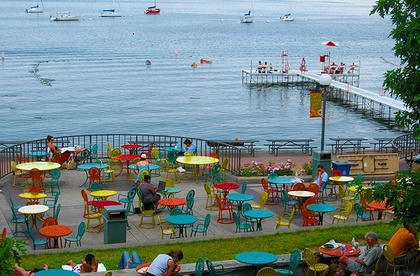
%> input picture HW3_seam_carving/union-terrace.jpg, 420 x 276 px, shrunk from 500 x 328 before the run
$ octave main.m   (GNU Octave 9; MATLAB toolbox functions it lacks are replaced by stand-ins)
%> lines starting %> are read from the running program, lines starting %| are printed output that depends on the picture
### HW3_seam_carving/imenergy.m
function E = imenergy( I )
%% outputs double energy/gradient image
I = im2double(I);
E = imgradient(rgb2gray(I));

end

### HW3_seam_carving/horizontal_seam.m
function S = horizontal_seam( I )


E = imenergy(I);
M = zeros(size(E));

% STEP 1: computing minimum energy array from left to right
M(:,1) = E(:,1);
sizeE = size(E);

for i = 2:sizeE(2)
    for j = 1:sizeE(1)
        backThree = [inf inf inf];
        if j == 1
            % do nothing
        else
            backThree(1) = M(j-1, i-1);
        end

        backThree(2) = M(j, i-1);

        if j == sizeE(1) || i == sizeE(2)
            % do nothing
        else
            backThree(3) = M(j+1, i-1);
        end
       M(j,i) = E(j,i) + min(backThree);
    end
end

% STEP 2: calculate row number to be removed from every column
    % left to right sweep
    Stemp = zeros(1, sizeE(2));

    [~, j] = min(M(:,sizeE(2)));

    for i = 1:sizeE(2)
        itrans = sizeE(2) + 1 - i;
        Stemp(1,itrans) = j;

        if j == 1 && itrans ~= 1
            temp = [ inf M(j,itrans-1) M(j+1 ,itrans-1) ];
            [~, x] = min(temp);

            switch x
                case 2
                    % j stays the same
                case 3
                    j = j + 1;
            end

        elseif j == sizeE(1) && itrans ~= 1

            temp = [ M(j-1 ,itrans-1) M(j, itrans-1) inf];
            [~, x] = min(temp);

            switch x
                case 1
                    j = j - 1;
                case 2
                    % j stays the same
            end
        elseif itrans ~= 1

            temp = [ M(j-1 ,itrans-1) M(j, itrans-1) M(j + 1,itrans-1)];
            [~, x] = min(temp);

            switch x
                case 1
                    j = j - 1;
                case 2
                    % j stays the same
                case 3
                    j = j + 1;
            end
        end

    end

    S = Stemp;
end

### HW3_seam_carving/main.m
clear, clc
%% Homework #3: Image Resizing using Seam Carving

I = imread('union-terrace.jpg');
%> I is the input picture: size 276x420x3 uint8; mean R, G, B 114.8, 132.4, 131.6
I = im2double(I);
%> I: size 276x420x3 double

%% Compute the energy function
E = imenergy(I);
%> in imenergy, `E = imgradient(rgb2gray(I));`:
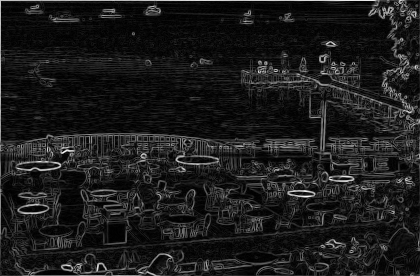
%> E: size 276x420 double; min 1.11e-16, max 3.81, mean 0.424; drawn with min black and max white
sizeE = size(E);
%> sizeE = [276 420]

%% Compute the optimal horizontal seam
S = horizontal_seam(I);
%> in horizontal_seam, `M(:,1) = E(:,1);`:
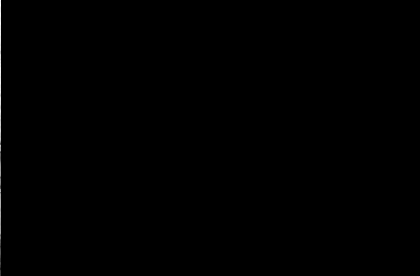
%> M: size 276x420 double; min 0, max 3.05, mean 0.00494; drawn with min black and max white
%> after the loop in horizontal_seam, `for i = 2:sizeE(2)`:
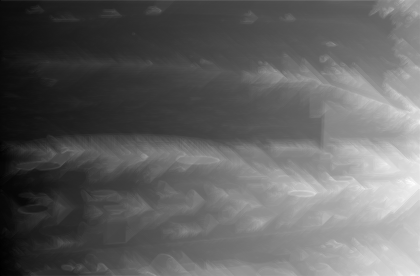
%> M: size 276x420 double; min 0.275, max 54.26, mean 20.9; drawn with min black and max white
%> after the loop in horizontal_seam, `for i = 2:sizeE(2)`: backThree = [47.76 48.36 Inf]
%> in horizontal_seam, `[~, j] = min(M(:,sizeE(2)));`: j = 29
%> the loop in horizontal_seam, `for i = 1:sizeE(2)` made 420 passes
%> (temp, x, j) on passes 3, 4, 5, 6, 8, 9, 10, 11, 15, 17, 18, 20: ([28.66 28.96 29.15], 1, 28), ([28.43 28.71 28.9], 1, 27), ([28.47 28.58 28.41], 3, 28), ([28.37 28.41 28.62], 1, 27), ([28.12 28.11 28.1], 3, 28), ([27.97 28 27.92], 3, 29), ([27.87 27.89 27.86], 3, 30), ([27.79 27.91 27.86], 1, 29), ([26.74 26.98 27.53], 1, 28), ([26.56 26.59 26.63], 1, 27), ([27.11 26.56 26.47], 3, 28), ([27.6 26.53 26.12], 3, 29)
%> (temp, x) on passes 1, 2, 7, 12, 13, 14: ([29.04 28.82 29.39], 2), ([28.86 28.75 29.44], 2), ([28.23 28.18 28.4], 2), ([28.67 27.66 27.91], 2), ([28.89 27.54 27.55], 2), ([27.67 27.37 27.51], 2)
%> after the loop in horizontal_seam, `for i = 1:sizeE(2)`: Stemp = 420 values, max 45 at index 1, min 4 at index 246, mean 21.96; j = 45; temp = [2.74 2.7 2.63]; x = 3
%> in horizontal_seam, `S = Stemp;`: S has the same summary as Stemp
%> S has the same summary as Stemp in horizontal_seam

%% Remove horizontal seam
%J = remove_horizontal_seam(I,S);

%% Experiments

% #1
%{
imgA = shrnk(I,0,100);
imgB = shrnk(I,100,0);
imgC = shrnk(I,100,100);

imwrite(imgA, 'lastname.1a.jpg', 'jpg');
imwrite(imgB, 'lastname.1b.jpg', 'jpg');
imwrite(imgC, 'lastname.1c.jpg', 'jpg');
%}

% #2
%{
% computing minimum energy array from left to right

M = zeros(size(E));
M(:,1) = E(:,1);
sizeE = size(E);

for i = 2:sizeE(2)
    for j = 1:sizeE(1)
        backThree = [inf inf inf];
        if j == 1
            % do nothing
        else
            backThree(1) = M(j-1, i-1);
        end

        backThree(2) = M(j, i-1);

        if j == sizeE(1) || i == sizeE(2)
            % do nothing
        else
            backThree(3) = M(j+1, i-1);
        end
       M(j,i) = E(j,i) + min(backThree);
    end
end

saveas(imagesc(E), 'lastname.2a.jpg', 'jpg');
saveas(imagesc(M), 'lastname.2b.jpg', 'jpg');
%}

% #3
%{
SH = horizontal_seam(I);
SV = horizontal_seam(permute(I, [2 1 3]));
sizeSV = size(SV);

figure; imshow(I)
hold on
plot(1:sizeE(2), SH)
plot(SV, 1:size(I, 1));
hold off

% saved using gui
%}

% #4
%{
myImg = im2double(imread('lastname.4a.jpg'));
myJ = shrnk(myImg, 0, 300);

figure;imshow(myImg)
figure;imshow(myJ)

imwrite(myJ, 'lastname.4b.jpg', 'jpg')
%}

% #4
%{
myImg2 = im2double(imread('lastname.5a.jpg'));
myJ2 = shrnk(myImg2, 400, 400);

figure;imshow(myImg2)
figure;imshow(myJ2)

imwrite(myJ2, 'lastname.5b.jpg', 'jpg')
%}1

$ run again, with HW3_seam_carving/1a.jpg copied over HW3_seam_carving/union-terrace.jpg
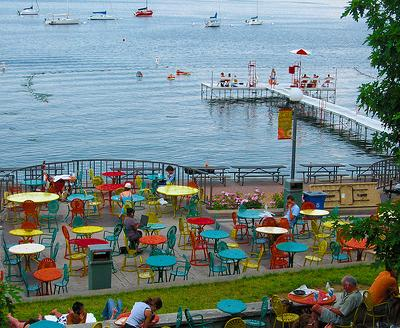
%> input picture HW3_seam_carving/1a.jpg, 400 x 328 px
%> I is the input picture: size 328x400x3 uint8; mean R, G, B 113.9, 130.5, 129.1
%> I: size 328x400x3 double
%> in imenergy, `E = imgradient(rgb2gray(I));`:
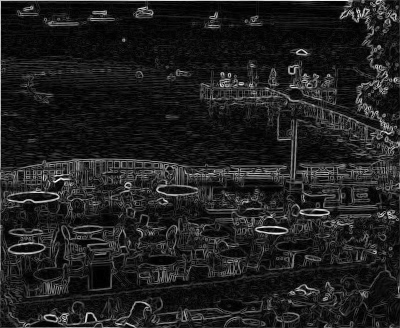
%> E: size 328x400 double; min 0, max 3.81, mean 0.483; drawn with min black and max white
%> after the loop in horizontal_seam, `for i = 2:sizeE(2)`:
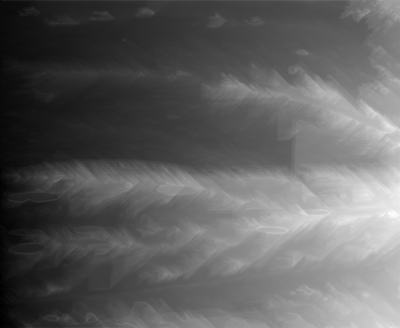
%> M: size 328x400 double; min 0.217, max 63.11, mean 24.1; drawn with min black and max white
%> after the loop in horizontal_seam, `for i = 2:sizeE(2)`: backThree = [52.23 52.75 Inf]
%> in horizontal_seam, `[~, j] = min(M(:,sizeE(2)));`: j = 39
%> the loop in horizontal_seam, `for i = 1:sizeE(2)` made 400 passes
%> (temp, x, j) on passes 3, 6, 7, 12, 13, 14, 17, 19: ([31.13 31.2 31.5], 1, 38), ([30.89 30.87 30.72], 3, 39), ([30.96 30.74 30.65], 3, 40), ([29.62 29.63 30.03], 1, 39), ([29.54 29.46 29.46], 3, 40), ([29.38 29.46 29.71], 1, 39), ([29.31 29.09 28.97], 3, 40), ([28.67 28.67 29.15], 1, 39)
%> after the loop in horizontal_seam, `for i = 1:sizeE(2)`: Stemp = 400 values, max 47 at index 1, min 5 at index 212, mean 23.8; j = 47; temp = [2.7 2.69 2.74]; x = 2
%> in horizontal_seam, `S = Stemp;`: S has the same summary as Stemp
%> `S = horizontal_seam(I);`: S has the same summary as Stemp in horizontal_seam

$ run again, with HW3_seam_carving/1b.jpg copied over HW3_seam_carving/union-terrace.jpg
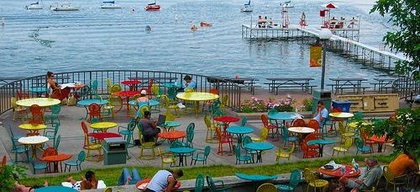
%> input picture HW3_seam_carving/1b.jpg, 420 x 192 px, shrunk from 500 x 228 before the run
%> I is the input picture: size 192x420x3 uint8; mean R, G, B 109, 122.3, 119
%> I: size 192x420x3 double
%> in imenergy, `E = imgradient(rgb2gray(I));`:
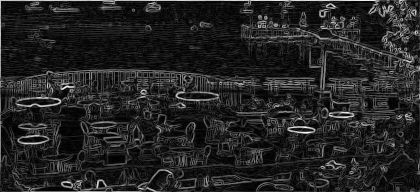
%> E: size 192x420 double; min 0.000723, max 3.75, mean 0.539; drawn with min black and max white
%> after the loop in horizontal_seam, `for i = 2:sizeE(2)`:
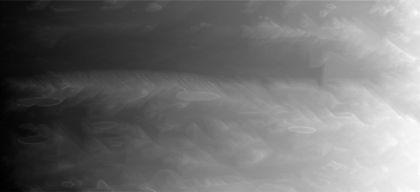
%> M: size 192x420 double; min 0.216, max 73.72, mean 32.7; drawn with min black and max white
%> after the loop in horizontal_seam, `for i = 2:sizeE(2)`: backThree = [70.76 71.22 Inf]
%> in horizontal_seam, `[~, j] = min(M(:,sizeE(2)));`: j = 113
%> the loop in horizontal_seam, `for i = 1:sizeE(2)` made 420 passes
%> (temp, x, j) on passes 3, 5, 6, 7, 8, 10, 11, 12: ([62.53 62.45 62.32], 3, 114), ([62.18 62.02 62.01], 3, 115), ([61.9 62.18 63.75], 1, 114), ([61.84 62.13 63.73], 1, 113), ([61.57 61.96 63.55], 1, 112), ([61.29 61.74 62.87], 1, 111), ([61.17 61.37 61.86], 1, 110), ([61 61.12 61.32], 1, 109)
%> after the loop in horizontal_seam, `for i = 1:sizeE(2)`: Stemp = 420 values, max 115 at index 415, min 52 at index 191, mean 68.84; j = 62; temp = [2.46 2.33 2.4]; x = 2
%> in horizontal_seam, `S = Stemp;`: S has the same summary as Stemp
%> `S = horizontal_seam(I);`: S has the same summary as Stemp in horizontal_seam

$ run again, with HW3_seam_carving/1c.jpg copied over HW3_seam_carving/union-terrace.jpg
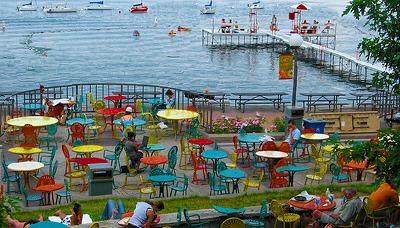
%> input picture HW3_seam_carving/1c.jpg, 400 x 228 px
%> I is the input picture: size 228x400x3 uint8; mean R, G, B 108.5, 120.8, 116.6
%> I: size 228x400x3 double
%> in imenergy, `E = imgradient(rgb2gray(I));`:
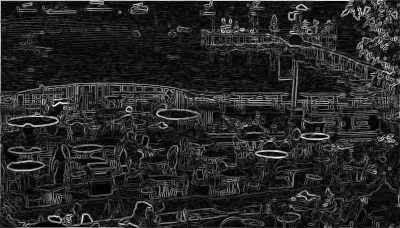
%> E: size 228x400 double; min 0.000134, max 3.94, mean 0.605; drawn with min black and max white
%> after the loop in horizontal_seam, `for i = 2:sizeE(2)`:
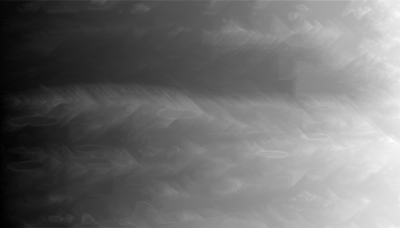
%> M: size 228x400 double; min 0.269, max 84.91, mean 37.5; drawn with min black and max white
%> after the loop in horizontal_seam, `for i = 2:sizeE(2)`: backThree = [76.22 76.99 Inf]
%> in horizontal_seam, `[~, j] = min(M(:,sizeE(2)));`: j = 51
%> the loop in horizontal_seam, `for i = 1:sizeE(2)` made 400 passes
%> (temp, x, j) on passes 3, 4, 6, 8, 9, 10, 11, 12: ([73.52 73.58 73.73], 1, 50), ([73.25 73.45 73.5], 1, 49), ([73.68 73.08 73.01], 3, 50), ([73.17 73.3 72.84], 3, 51), ([72.91 73.07 72.56], 3, 52), ([72.76 72.65 72.25], 3, 53), ([72.55 72.38 72.1], 3, 54), ([72.3 72.32 72.01], 3, 55)
%> after the loop in horizontal_seam, `for i = 1:sizeE(2)`: Stemp = 400 values, max 83 at index 10, min 42 at index 358, mean 69.45; j = 80; temp = [2.33 2.43 2.54]; x = 1
%> in horizontal_seam, `S = Stemp;`: S has the same summary as Stemp
%> `S = horizontal_seam(I);`: S has the same summary as Stemp in horizontal_seam
